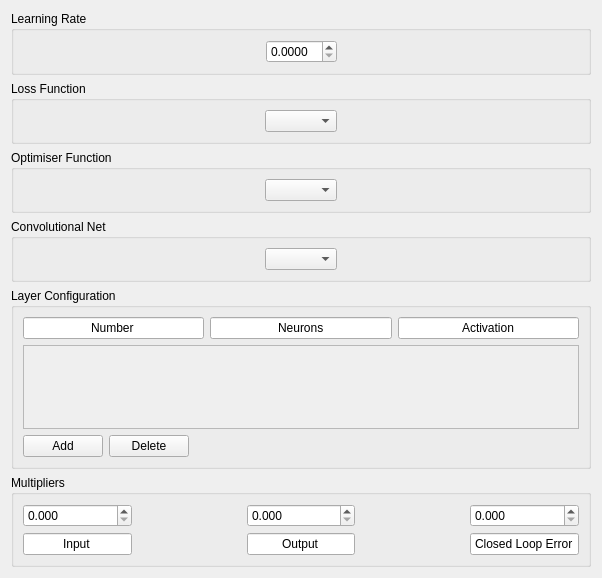
<?xml version="1.0" encoding="UTF-8"?>
<ui version="4.0">
 <class>NeuralNetControlWidget</class>
 <widget class="QWidget" name="NeuralNetControlWidget">
  <property name="enabled">
   <bool>true</bool>
  </property>
  <property name="geometry">
   <rect>
    <x>0</x>
    <y>0</y>
    <width>602</width>
    <height>578</height>
   </rect>
  </property>
  <property name="windowTitle">
   <string>rqt_neural_net_control</string>
  </property>
  <layout class="QVBoxLayout" name="verticalLayout">
   <item>
    <widget class="QGroupBox" name="groupBox_5">
     <property name="title">
      <string>Learning Rate</string>
     </property>
     <layout class="QHBoxLayout" name="horizontalLayout_5">
      <item>
       <spacer name="horizontalSpacer_9">
        <property name="orientation">
         <enum>Qt::Horizontal</enum>
        </property>
        <property name="sizeHint" stdset="0">
         <size>
          <width>237</width>
          <height>20</height>
         </size>
        </property>
       </spacer>
      </item>
      <item>
       <widget class="QDoubleSpinBox" name="learningRateBox">
        <property name="decimals">
         <number>4</number>
        </property>
       </widget>
      </item>
      <item>
       <spacer name="horizontalSpacer_8">
        <property name="orientation">
         <enum>Qt::Horizontal</enum>
        </property>
        <property name="sizeHint" stdset="0">
         <size>
          <width>236</width>
          <height>20</height>
         </size>
        </property>
       </spacer>
      </item>
     </layout>
    </widget>
   </item>
   <item>
    <widget class="QGroupBox" name="groupBox_4">
     <property name="title">
      <string>Loss Function</string>
     </property>
     <layout class="QHBoxLayout" name="horizontalLayout_4">
      <item>
       <spacer name="horizontalSpacer_7">
        <property name="orientation">
         <enum>Qt::Horizontal</enum>
        </property>
        <property name="sizeHint" stdset="0">
         <size>
          <width>200</width>
          <height>20</height>
         </size>
        </property>
       </spacer>
      </item>
      <item>
       <widget class="QComboBox" name="lossFunctionComboBox">
        <property name="sizePolicy">
         <sizepolicy hsizetype="Fixed" vsizetype="Fixed">
          <horstretch>0</horstretch>
          <verstretch>0</verstretch>
         </sizepolicy>
        </property>
       </widget>
      </item>
      <item>
       <spacer name="horizontalSpacer_6">
        <property name="orientation">
         <enum>Qt::Horizontal</enum>
        </property>
        <property name="sizeHint" stdset="0">
         <size>
          <width>200</width>
          <height>20</height>
         </size>
        </property>
       </spacer>
      </item>
     </layout>
    </widget>
   </item>
   <item>
    <widget class="QGroupBox" name="groupBox_3">
     <property name="title">
      <string>Optimiser Function</string>
     </property>
     <layout class="QHBoxLayout" name="horizontalLayout_3">
      <item>
       <spacer name="horizontalSpacer_5">
        <property name="orientation">
         <enum>Qt::Horizontal</enum>
        </property>
        <property name="sizeHint" stdset="0">
         <size>
          <width>200</width>
          <height>20</height>
         </size>
        </property>
       </spacer>
      </item>
      <item>
       <widget class="QComboBox" name="optimiserComboBox">
        <property name="sizePolicy">
         <sizepolicy hsizetype="Fixed" vsizetype="Fixed">
          <horstretch>0</horstretch>
          <verstretch>0</verstretch>
         </sizepolicy>
        </property>
       </widget>
      </item>
      <item>
       <spacer name="horizontalSpacer_4">
        <property name="orientation">
         <enum>Qt::Horizontal</enum>
        </property>
        <property name="sizeHint" stdset="0">
         <size>
          <width>200</width>
          <height>20</height>
         </size>
        </property>
       </spacer>
      </item>
     </layout>
    </widget>
   </item>
   <item>
    <widget class="QGroupBox" name="groupBox_2">
     <property name="title">
      <string>Convolutional Net</string>
     </property>
     <layout class="QHBoxLayout" name="horizontalLayout_2">
      <item>
       <spacer name="horizontalSpacer_3">
        <property name="orientation">
         <enum>Qt::Horizontal</enum>
        </property>
        <property name="sizeHint" stdset="0">
         <size>
          <width>200</width>
          <height>20</height>
         </size>
        </property>
       </spacer>
      </item>
      <item>
       <widget class="QComboBox" name="convolutionalComboBox">
        <property name="sizePolicy">
         <sizepolicy hsizetype="Fixed" vsizetype="Fixed">
          <horstretch>0</horstretch>
          <verstretch>0</verstretch>
         </sizepolicy>
        </property>
       </widget>
      </item>
      <item>
       <spacer name="horizontalSpacer_2">
        <property name="orientation">
         <enum>Qt::Horizontal</enum>
        </property>
        <property name="sizeHint" stdset="0">
         <size>
          <width>200</width>
          <height>20</height>
         </size>
        </property>
       </spacer>
      </item>
     </layout>
    </widget>
   </item>
   <item>
    <widget class="QGroupBox" name="groupBox">
     <property name="title">
      <string>Layer Configuration</string>
     </property>
     <layout class="QVBoxLayout" name="verticalLayout_3">
      <item>
       <layout class="QHBoxLayout" name="horizontalLayout_6">
        <item>
         <widget class="QLineEdit" name="lineEdit_5">
          <property name="text">
           <string>Number</string>
          </property>
          <property name="alignment">
           <set>Qt::AlignCenter</set>
          </property>
          <property name="readOnly">
           <bool>true</bool>
          </property>
         </widget>
        </item>
        <item>
         <widget class="QLineEdit" name="lineEdit_6">
          <property name="text">
           <string>Neurons</string>
          </property>
          <property name="alignment">
           <set>Qt::AlignCenter</set>
          </property>
          <property name="readOnly">
           <bool>true</bool>
          </property>
         </widget>
        </item>
        <item>
         <widget class="QLineEdit" name="lineEdit_4">
          <property name="text">
           <string>Activation</string>
          </property>
          <property name="alignment">
           <set>Qt::AlignCenter</set>
          </property>
          <property name="readOnly">
           <bool>true</bool>
          </property>
         </widget>
        </item>
       </layout>
      </item>
      <item>
       <widget class="QScrollArea" name="scrollArea">
        <property name="widgetResizable">
         <bool>true</bool>
        </property>
        <widget class="QWidget" name="layerLayoutHolder">
         <property name="geometry">
          <rect>
           <x>0</x>
           <y>0</y>
           <width>558</width>
           <height>36</height>
          </rect>
         </property>
         <layout class="QVBoxLayout" name="verticalLayout_4">
          <item>
           <layout class="QVBoxLayout" name="mainLayersLayout"/>
          </item>
         </layout>
        </widget>
       </widget>
      </item>
      <item>
       <layout class="QHBoxLayout" name="horizontalLayout">
        <item>
         <widget class="QPushButton" name="addLayerButton">
          <property name="text">
           <string>Add</string>
          </property>
         </widget>
        </item>
        <item>
         <widget class="QPushButton" name="deleteLayerButton">
          <property name="text">
           <string>Delete</string>
          </property>
         </widget>
        </item>
        <item>
         <spacer name="horizontalSpacer">
          <property name="orientation">
           <enum>Qt::Horizontal</enum>
          </property>
          <property name="sizeHint" stdset="0">
           <size>
            <width>40</width>
            <height>20</height>
           </size>
          </property>
         </spacer>
        </item>
       </layout>
      </item>
     </layout>
    </widget>
   </item>
   <item>
    <widget class="QGroupBox" name="groupBox_6">
     <property name="title">
      <string>Multipliers</string>
     </property>
     <layout class="QVBoxLayout" name="verticalLayout_2">
      <item>
       <layout class="QHBoxLayout" name="horizontalLayout_8">
        <item>
         <layout class="QVBoxLayout" name="verticalLayout_7">
          <item>
           <widget class="QDoubleSpinBox" name="inputMultiplier">
            <property name="decimals">
             <number>3</number>
            </property>
           </widget>
          </item>
          <item>
           <widget class="QLineEdit" name="lineEdit">
            <property name="text">
             <string>Input</string>
            </property>
            <property name="alignment">
             <set>Qt::AlignCenter</set>
            </property>
            <property name="readOnly">
             <bool>true</bool>
            </property>
           </widget>
          </item>
         </layout>
        </item>
        <item>
         <spacer name="horizontalSpacer_10">
          <property name="orientation">
           <enum>Qt::Horizontal</enum>
          </property>
          <property name="sizeHint" stdset="0">
           <size>
            <width>40</width>
            <height>20</height>
           </size>
          </property>
         </spacer>
        </item>
        <item>
         <layout class="QVBoxLayout" name="verticalLayout_6">
          <item>
           <widget class="QDoubleSpinBox" name="outputMultiplier">
            <property name="decimals">
             <number>3</number>
            </property>
           </widget>
          </item>
          <item>
           <widget class="QLineEdit" name="lineEdit_2">
            <property name="text">
             <string>Output</string>
            </property>
            <property name="alignment">
             <set>Qt::AlignCenter</set>
            </property>
            <property name="readOnly">
             <bool>true</bool>
            </property>
           </widget>
          </item>
         </layout>
        </item>
        <item>
         <spacer name="horizontalSpacer_11">
          <property name="orientation">
           <enum>Qt::Horizontal</enum>
          </property>
          <property name="sizeHint" stdset="0">
           <size>
            <width>40</width>
            <height>20</height>
           </size>
          </property>
         </spacer>
        </item>
        <item>
         <layout class="QVBoxLayout" name="verticalLayout_5">
          <item>
           <widget class="QDoubleSpinBox" name="errorMultiplier">
            <property name="decimals">
             <number>3</number>
            </property>
           </widget>
          </item>
          <item>
           <widget class="QLineEdit" name="lineEdit_3">
            <property name="text">
             <string>Closed Loop Error</string>
            </property>
            <property name="alignment">
             <set>Qt::AlignCenter</set>
            </property>
            <property name="readOnly">
             <bool>true</bool>
            </property>
           </widget>
          </item>
         </layout>
        </item>
       </layout>
      </item>
     </layout>
    </widget>
   </item>
  </layout>
 </widget>
 <resources/>
 <connections/>
</ui>
